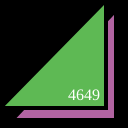
Frame 1 (no input)
Frame 60 (no input): identical to frame 1, image omitted
Frame 120 (the mouse pressed at the canvas centre since frame 60): identical to frame 1, image omitted

The p5.js sketch that drew this single still picture (run headless with seeded random() and noise() and a simulated clock; from frame 60 on, the mouse is pressed at the canvas centre):

// p5.js sketch
// ── sketch.js
function setup() {
  createCanvas(128,128);
}

function draw() {
  background(0);
  strokeWeight(4);
  fill(178, 100, 162);
  triangle(12,120,116,120,116,10);
  fill(94, 185, 84);
  triangle(0,108,106,108,106,0);
  fill(255);
  textSize(16);
  textFont("serif");
  text("4649", 68, 100);
}
